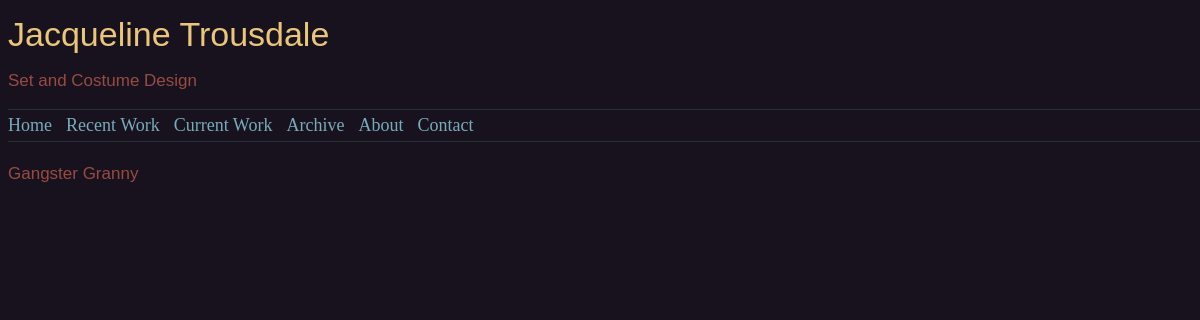
/projects/current/, run on the app's committed database.
### shows/models.py (models this page shows, shortened)
class Category(models.Model):
	title = models.CharField(max_length=200)
	link = models.CharField(max_length=200)
	class Meta:
		verbose_name_plural = "categories"

class Show(models.Model):
	category = models.ForeignKey(Category, on_delete = models.PROTECT, null=True)
	title = models.CharField(max_length=200)
	link = models.CharField(max_length=200)
	start_date = models.DateField()
	end_date = models.DateField()
	director = models.CharField(max_length=200)
	company = models.CharField(max_length=200)
	description = models.TextField()
	homepage = models.BooleanField()
	company_page = models.CharField(max_length=300)
	poster = models.ImageField(upload_to='show_posters/')

### shows/views.py (the view)
# urls.py: url(r'^projects/(?P<category_link>[\w+]+)/$', views.overview, name='overview'),
def overview(request, category_link):
	try:
		category = Category.objects.get(link=category_link)
		shows = category.show_set.all()
	except Show.DoesNotExist:
		raise Http404("Category does not exist")
	return render(request, 'shows/overview.html', {'menu': Category.objects.all(), 'category': category, 'shows': shows})

### shows/templates/shows/overview.html (shortened to what this page needs)
{% extends 'shows/base.html' %}
{%block content%}
{% for show in shows %}
	<h3>{{show.title}}</h3>
{% endfor %}
{% endblock %}

### shows/templates/shows/base.html (shortened to what this page needs)
<!DOCTYPE html>
{%load static%}
<html>
<head>
	<link rel='stylesheet' type='text/css' href="{% static 'shows/style.css' %}" />
</head>
<body>
<div id="container">
	<div id="header">
		<div id="title">
			<h1>Jacqueline Trousdale</h1>
			<h3>Set and Costume Design</h3>
		</div>
		<div id="menu">
			<li><a href="{% url 'index' %}">Home</a></li>
			{% for element in menu %}
				<li><a href="{% url 'overview' element.link %}">{{element.title}}</a></li>
			{% endfor %}
			<li><a href='#'>About</a></li>
			<li><a href='#'>Contact</a></li>
		</div>
	</div>
	<div id="content">
		{% block content %}
		{% endblock %}
	</div>
</div>
</body>
</html>

### shows/static/shows/style.css (style rules this page uses)
body { background: #18121E; }
#container { width: 1200px; margin: 0 auto; }
#container h1 { color: #EAC67A; font-family: Tahoma, Verdana, Segoe, sans-serif; font-size: 34px; font-style: normal; font-variant: normal; font-weight: 500; line-height: 23px; }
#header { border-bottom: 1px solid #233237; margin-bottom: 20px; }
#title { border-bottom: 1px solid #233237; }
#container h3 { color: #984B43; font-family: Tahoma, Verdana, Segoe, sans-serif; font-size: 17px; font-style: normal; font-variant: normal; font-weight: 500; line-height: 23px; }
#menu li { display: inline; margin-right: 10px; }
#menu { padding-right: 5px; padding-bottom: 5px; padding-top: 5px; margin: 0; }
#menu a { color: #78ABBC; text-decoration: none; font-size: 18px; }

### data on the page
Category: title "Recent Work"
Category: title "Current Work"
Category: title "Archive"
Show: title "Gangster Granny"
